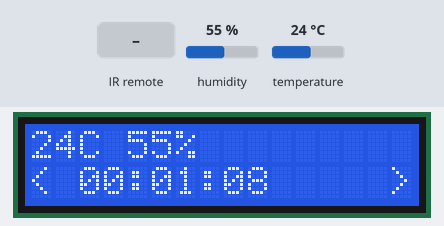
Recording of a sketch running on a simulated Arduino Uno, built with avr-gcc and run on an emulated ATmega328P. Shown: 16×2 character LCD. The inputs (shaded band) are chosen by the test bench; at power-on: humidity 55 %, temperature 24 °C. What the sketch prints to the serial monitor is not drawn.

Above: at 1.2 s.
1.3 s: infrared code 0xFF22DD received
At 2.9 s:
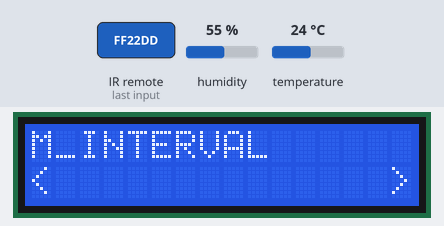
3.6 s: infrared code 0xFF22DD received
At 5.0 s:
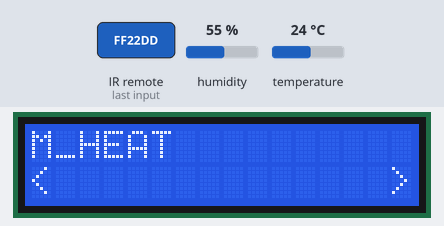
5.6 s: infrared code 0xFF22DD received
At 7.0 s:
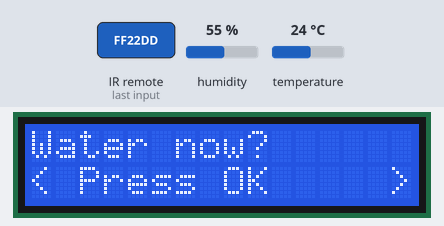
7.7 s: infrared code 0xFF02FD received
At 9.9 s:
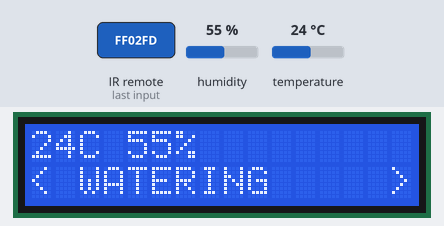
13.8 s: humidity set to 22 %
At 14.8 s:
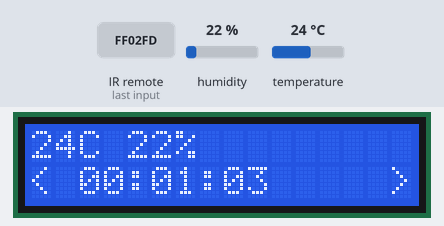
16.9 s: temperature set to 12 °C
At 19.3 s:
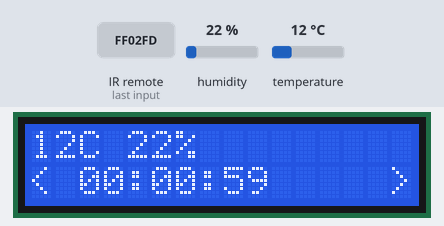
Timing chart, 0 to 20.8 s (numbered marks = the images above; inputs shaded):
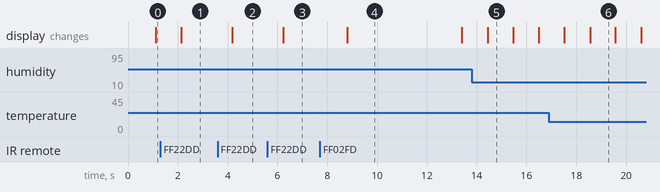

Measured:
- after the input at 1.3 s, the display: changes after 0.85 s (image 1)
- after the input at 3.6 s, the display: changes after 0.59 s (image 2)
- after the input at 5.6 s, the display: changes after 0.64 s (image 3)
- after the input at 7.7 s, the display: changes after 1.1 s (image 4)
- what the display in image 4 shows lasts 4.6 s, from 8.8 s to 13.4 s
- what the display in image 5 shows lasts 1.1 s, from 14.4 s to 15.5 s

The sketch:

main.ino
```cpp
#include <math.h>

#include "DHT.h"
#include <IRremote.h>
#include <LiquidCrystal.h>


const int dht_pin = 2;
const int rs = 7, en = 8, d4 = 9, d5 = 10, d6 = 11, d7 = 12;
const int num_row = 16;
const int num_col = 2;

typedef enum ui_mode {
  UI_STATUS = 0,
  UI_MANUAL_WATER,
  UI_MANUAL_HEAT,
  UI_INTERVAL_SET,
  UI_COUNT,
};

ui_mode ui = UI_STATUS;

typedef enum button {
  BTN_NONE,
  BTN_OK,
  BTN_NOK,
  BTN_NEXT,
  BTN_PREV,
  BTN_UP,
  BTN_DOWN,
};

button last_pressed = BTN_NONE;

float humidity = 0;
float temperature = 0;

// All times in ms
unsigned long last_water_time = 0;
unsigned long water_duration = 5000;
unsigned long water_interval = 70000;
unsigned long next_water_time = water_interval;
bool is_watering = false;

DHT dht(dht_pin, DHT11);
LiquidCrystal lcd(rs, en, d4, d5, d6, d7);

int ir_rcv_pin = 13; // the pin where you connect the output pin of IR sensor
IRrecv irrecv(ir_rcv_pin);
decode_results results;


void updateLastPressed() {
  switch(results.value) {
    case 0xFFA25D: Serial.println("POWER"); break;
    case 0xFFE21D: Serial.println("FUNC/STOP"); last_pressed = BTN_NOK; break;
    case 0xFF629D: Serial.println("VOL+"); break;
    case 0xFF22DD: Serial.println("FAST BACK"); last_pressed = BTN_PREV; break;
    case 0xFF02FD: Serial.println("PAUSE"); last_pressed = BTN_OK;  break;
    case 0xFFC23D: Serial.println("FAST FORWARD"); last_pressed = BTN_NEXT; break;
    case 0xFFE01F: Serial.println("DOWN"); last_pressed = BTN_DOWN; break;
    case 0xFFA857: Serial.println("VOL-"); break;
    case 0xFF906F: Serial.println("UP"); last_pressed = BTN_UP; break;
    case 0xFF9867: Serial.println("EQ"); break;
    case 0xFFB04F: Serial.println("ST/REPT"); break;
    case 0xFF6897: Serial.println("0"); break;
    case 0xFF30CF: Serial.println("1"); break;
    case 0xFF18E7: Serial.println("2"); break;
    case 0xFF7A85: Serial.println("3"); break;
    case 0xFF10EF: Serial.println("4"); break;
    case 0xFF38C7: Serial.println("5"); break;
    case 0xFF5AA5: Serial.println("6"); break;
    case 0xFF42BD: Serial.println("7"); break;
    case 0xFF4AB5: Serial.println("8"); break;
    case 0xFF52AD: Serial.println("9"); break;
    case 0xFFFFFFFF: Serial.println(" REPEAT"); break;

    default:
      Serial.print(" other button   ");
      Serial.println(results.value);
  }
}


void setup() {
  Serial.begin(9600);
  dht.begin();
  lcd.begin(num_row, num_col);
  irrecv.enableIRIn();
}

void loop() {
  // Check sensors
  float h = dht.readHumidity();
  float t = dht.readTemperature();  // Celsius
  if (!isnan(h)) humidity = h;
  if (!isnan(t)) temperature = t;

  // Check water
  unsigned long now = millis();
  if (now >= next_water_time) {
    if (now < next_water_time + water_duration) {
      // Watering
      Serial.println("Watering...");
      is_watering = true;
    } else {
      // Done watering
      Serial.println("Done watering...");
      is_watering = false;
      last_water_time = next_water_time;
      next_water_time = last_water_time + water_interval;
    }
  }

  // Switch screens
  int next_ui = (int)ui;
  if (last_pressed == BTN_NEXT) {
    next_ui++;
    next_ui %= UI_COUNT;
  } else if (last_pressed == BTN_PREV) {
    if (ui == (ui_mode)0) {
      next_ui = (int)UI_COUNT - 1;
    } else {
      next_ui--;
    }
  }
  ui = (ui_mode)next_ui;

  // Display UI
  lcd.clear();
  lcd.setCursor(0, 1);
  lcd.print("<              >");
  lcd.setCursor(0,0);
  switch (ui) {
  case UI_STATUS:
    lcd.print(round(t));
    lcd.print("C ");
    lcd.print(round(h));
    lcd.print("%");
    lcd.setCursor(2, 1);
    if (is_watering) {
      lcd.print("WATERING");
    } else {
      // Show time until next water start
      int delta = (next_water_time - now) / 1000;  // Seconds
      int seconds = delta % 60;
      int minutes = delta / 60 % 60;
      int hours = delta / 3600;
      char buf[17];
      sprintf(buf, "%02d:%02d:%02d", hours, minutes, seconds);
      Serial.println(buf);
      lcd.print(buf);
    }
    break;

  case UI_MANUAL_WATER:
    lcd.print("Water now?");

    // TODO: Confirmation
    lcd.setCursor(2, 1);
    lcd.print("Press OK");
    if (last_pressed == BTN_OK) {
      next_water_time = now;
      ui = UI_STATUS;
    }
    break;
  case UI_MANUAL_HEAT:
    lcd.print("M_HEAT");
    break;
  case UI_INTERVAL_SET:
    lcd.print("M_INTERVAL");
    break;
  default:
    break;
  }

  // Read input and wait
  if (irrecv.decode(&results)) {
    updateLastPressed();
    delay(500);                 // Do not get immediate repeat
    irrecv.resume();            // receive the next value
  } else {
    last_pressed = BTN_NONE;
    delay(500);
  }
}
```
